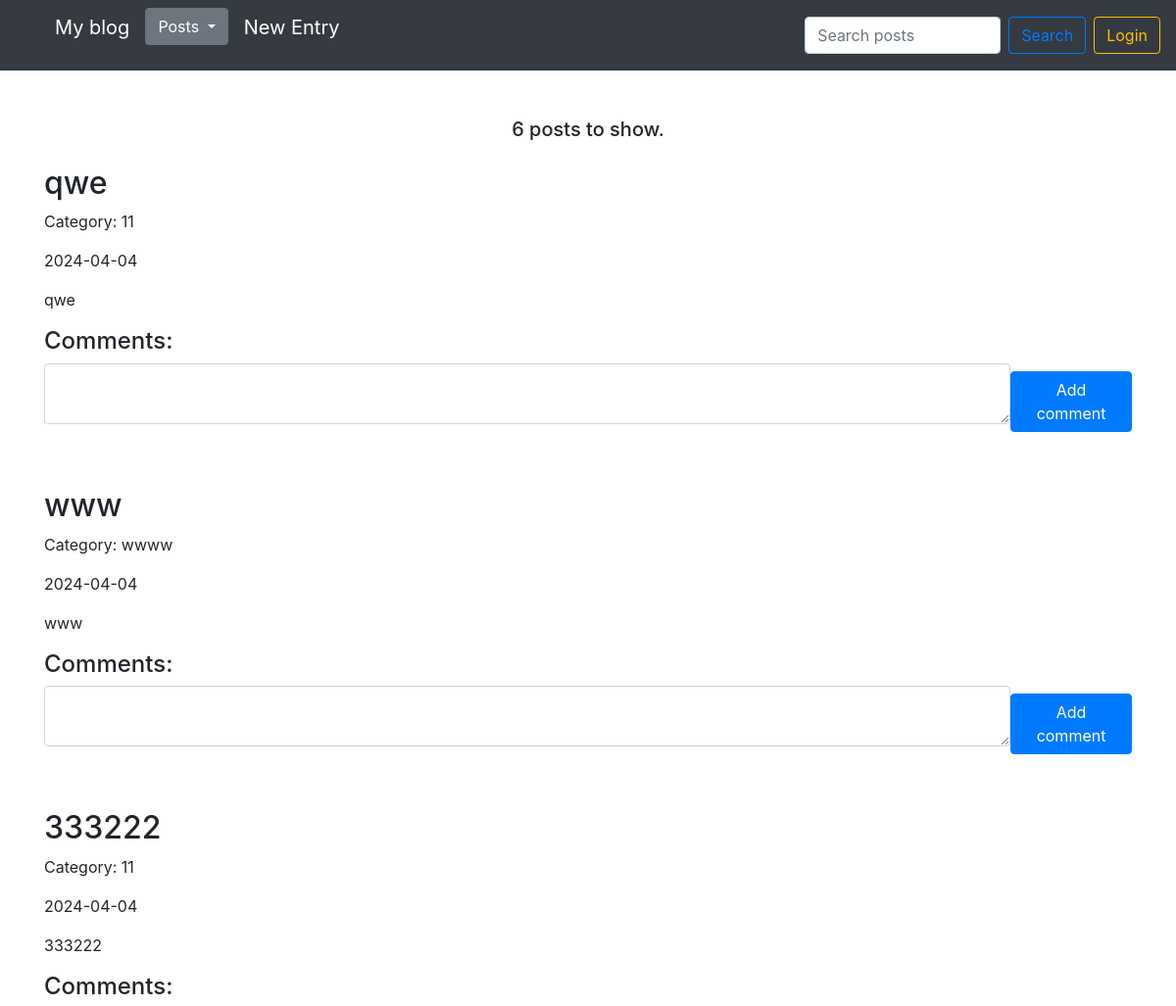
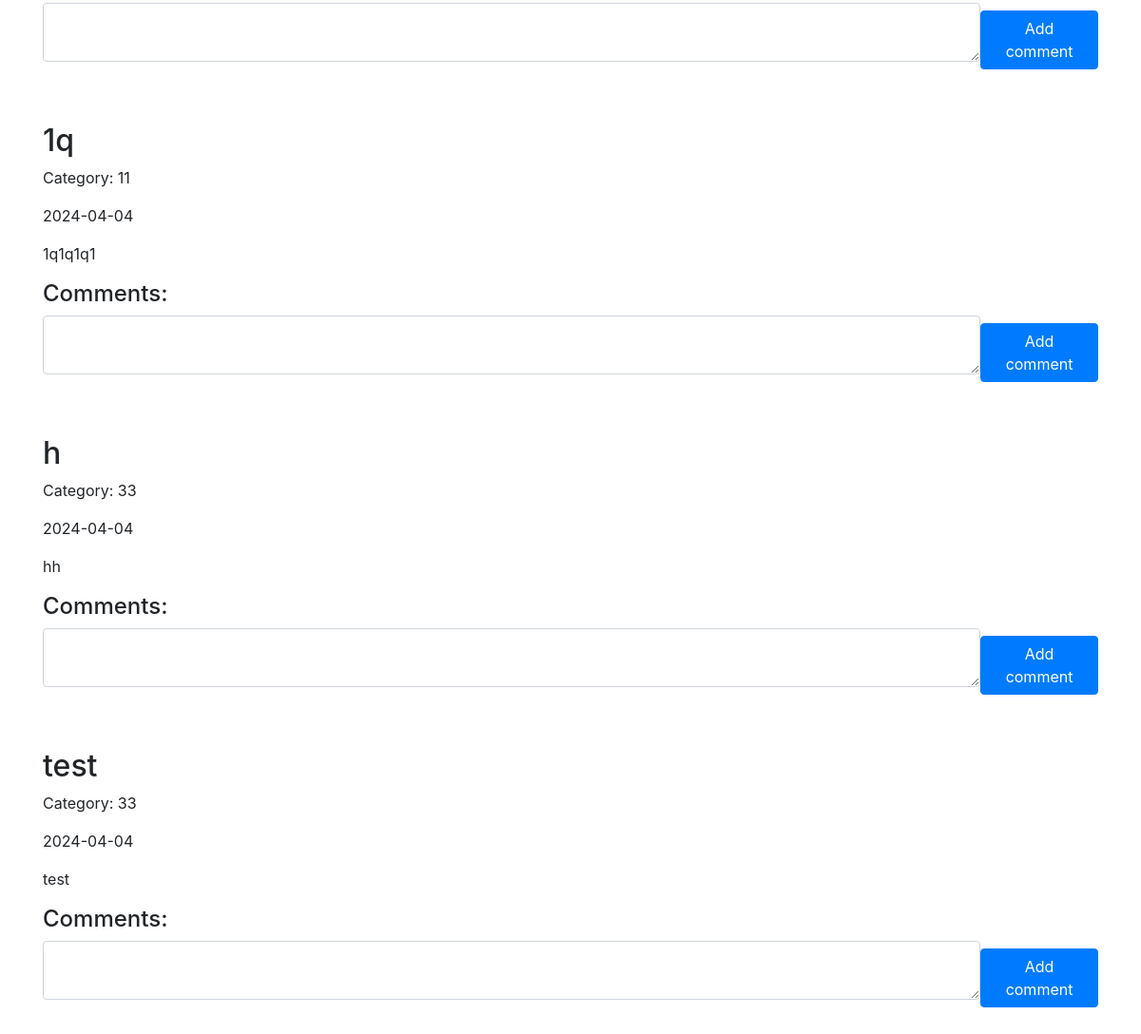
The page / on the database its author committed (2 pictures, top to bottom).
### blog/models.py (models this page shows)
class Entry(db.Model):
    id = db.Column(db.Integer, primary_key=True)
    title = db.Column(db.String(80), nullable=False)
    content = db.Column(db.Text, nullable=False)
    creation_date = db.Column(db.DateTime, nullable=False,
                              default=datetime.utcnow)
    is_published= db.Column(db.Boolean, default=False)
    comments = db.relationship("Comment", backref="entry")
    category_id = db.Column(db.Integer, db.ForeignKey('category.id'))

class Category(db.Model):
    id = db.Column(db.Integer, primary_key=True)
    name = db.Column(db.Text, nullable=False)
    entries = db.relationship("Entry", backref="category")

### blog/routes.py (the view)
@app.route('/')
def homepage_view():
    clear_caterogies_db()
    all_posts = Entry.query.filter_by(is_published=True).order_by(Entry.creation_date.desc())
    all_comments = Comment.query.all()
    all_categories = Category.query.all()
    add_comment_form = CommentForm()
    return render_template("homepage.html",
                           all_posts=all_posts,
                           all_comments=all_comments,
                           all_categories=all_categories,
                           form=add_comment_form,
                           counter=all_posts.count()
                           )

### blog/forms.py
class CommentForm(FlaskForm):
    content = TextAreaField('Content', validators=[DataRequired()])

### blog/routes.py (called while the page is built)
@app.context_processor
def inject_template_name():
    return {'template_name': g.get('template_name', 'unknown')}

### blog/utils.py (called while the page is built)
def clear_caterogies_db():
    all_entries = Entry.query.all()
    all_categories = Category.query.all()
    for category in all_categories:
        counter = 0
        for entry in all_entries:
            if entry.category_id == category.id:
                counter += 1
        if counter == 0:
            db.session.delete(category)
            db.session.commit()

### blog/templates/homepage.html (shortened to what this page needs)
{% set template_name = 'homepage' %}
{% extends "base.html" %}
{% block content %}
<div class="d-flex flex-column justify-content-center align-items-center">
  {% if search_query %}
    <h4>Search results for: {{ search_query }}</h4>
    <h5 class="mt-1 mb-4">Found {{ counter }} posts.</h5>
  {% else %}
    <h5 class="mt-1 mb-4">{{ counter }} posts to show.</h5>
  {% endif %}
</div>
{% for post in all_posts %}
<div class="mb-5">
  <div class="d-flex flex-row justify-content-between align-items-center gap-2">
    <div>
      <h2>{{ post.title }}</h2>
      <p>Category: {{ post.category.name }}</p>
    </div>
  </div>
  <p>{{ post.creation_date.strftime('%Y-%m-%d') }}</p>
  <p>
    {{ post.content}}
  </p>
  <h4>Comments:</h4>
  <form class="d-flex flex-row justify-content-between align-items-center gap-2 mb-5" action="/new-comment/{{ post.id }}" method="POST">
      <div class="form-group">
        {{ form.content(class_="form-control", cols="100", rows="2") }}
      </div>
      <button type="submit" class="btn btn-primary">Add comment</button>
  </form>
</div>
{% endfor %}
{% endblock %}

### blog/templates/base.html (shortened to what this page needs)
<!doctype html>
<html lang="en">
<head>
  <link rel="stylesheet" href="https://stackpath.bootstrapcdn.com/bootstrap/4.5.0/css/bootstrap.min.css"
>
    <link rel="stylesheet" href="{{ url_for('static', filename='css/styles.css') }}">
</head>
<body>
<nav class="navbar navbar-expand-md navbar-dark bg-dark fixed-top d-flex flex-row justify-content-between align-items-center">
  <div class="collapse navbar-collapse" id="navbarsExampleDefault">
    <ul class="d-flex flex-row">
      <li><a class="navbar-brand" href="/">My blog</a></li>
      <li>
      <div class="btn-group">
        <button type="button" class="btn btn-secondary dropdown-toggle" data-toggle="dropdown" aria-haspopup="true" aria-expanded="false">
          Posts
        </button>
      </li>
      <li><a class="navbar-brand ml-3" href="/new-post/">New Entry</a></li>
    </ul>
  </div>
  {% if template_name == 'homepage' %}
  <form class="form-inline my-2 my-lg-0 mr-2" action="{{ url_for('search_posts') }}" method="GET">
    <input class="form-control mr-sm-2 search_input" type="text" value="{% if search_query %}{{ search_query }}{% endif %}" placeholder="Search posts" aria-label="Search" name="q">
    <button class="btn btn-outline-primary my-2 my-sm-0" type="submit">Search</button>
  </form>
  {% endif %}
  {% if session.logged_in %}
  <form class="form-inline my-2 my-lg-0" action="{{ url_for('logout') }}" method="POST">
    <button class="btn btn-outline-warning my-2 my-sm-0" type="submit">Logout</button>
  </form>
  {% else %}
  <a href="{{ url_for('login') }}" class="btn btn-outline-warning my-2 my-lg-0">Login</a>
  {% endif %}
</nav>
<main role="main" class="container">
  {% block content %}
  {% endblock %}
</main>
</html>

### blog/templates/css/styles.css (style rules this page uses)
body { padding-top: 5rem; }
main { margin-top: 36px; }
ul { list-style-type: none; }
.search_input { max-width: 200px; }

### rows shown on the page
Entry: title "qwe", category.name "11", creation_date "2024-04-04", content "qwe"
Entry: title "www", category.name "wwww", creation_date "2024-04-04", content "www"
Entry: title "333222", category.name "11", creation_date "2024-04-04", content "333222"
Entry: title "1q", category.name "11", creation_date "2024-04-04", content "1q1q1q1"
Entry: title "h", category.name "33", creation_date "2024-04-04", content "hh"
Entry: title "test", category.name "33", creation_date "2024-04-04", content "test"

### other values the page prints
{{ counter }} "6"
